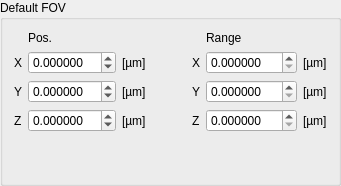
                 <widget class="QGroupBox" name="groupBox_24">
                  <property name="title">
                   <string>Default FOV</string>
                  </property>
                  <layout class="QGridLayout" name="gridLayout_52">
                   <item row="0" column="0">
                    <layout class="QGridLayout" name="gridLayout_33">
                     <item row="1" column="5">
                      <widget class="sciSpinBox" name="spinBox_default_range_x">
                       <property name="decimals">
                        <number>6</number>
                       </property>
                       <property name="maximum">
                        <double>300.000000000000000</double>
                       </property>
                      </widget>
                     </item>
                     <item row="0" column="1">
                      <widget class="QLabel" name="label_58">
                       <property name="text">
                        <string>Pos.</string>
                       </property>
                      </widget>
                     </item>
                     <item row="3" column="5">
                      <widget class="sciSpinBox" name="spinBox_default_range_z">
                       <property name="decimals">
                        <number>6</number>
                       </property>
                       <property name="maximum">
                        <double>300.000000000000000</double>
                       </property>
                      </widget>
                     </item>
                     <item row="2" column="6">
                      <widget class="QLabel" name="label_50">
                       <property name="text">
                        <string>[µm]</string>
                       </property>
                      </widget>
                     </item>
                     <item row="0" column="5">
                      <widget class="QLabel" name="label_59">
                       <property name="text">
                        <string>Range</string>
                       </property>
                      </widget>
                     </item>
                     <item row="3" column="2">
                      <widget class="QLabel" name="label_56">
                       <property name="text">
                        <string>[µm]</string>
                       </property>
                      </widget>
                     </item>
                     <item row="3" column="1">
                      <widget class="sciSpinBox" name="spinBox_default_off_z_um">
                       <property name="decimals">
                        <number>6</number>
                       </property>
                       <property name="minimum">
                        <double>-99.000000000000000</double>
                       </property>
                      </widget>
                     </item>
                     <item row="3" column="0">
                      <widget class="QLabel" name="label_55">
                       <property name="text">
                        <string>Z</string>
                       </property>
                      </widget>
                     </item>
                     <item row="1" column="0">
                      <widget class="QLabel" name="label_57">
                       <property name="text">
                        <string>X</string>
                       </property>
                      </widget>
                     </item>
                     <item row="1" column="4">
                      <widget class="QLabel" name="label_46">
                       <property name="text">
                        <string>X</string>
                       </property>
                      </widget>
                     </item>
                     <item row="3" column="4">
                      <widget class="QLabel" name="label_48">
                       <property name="text">
                        <string>Z</string>
                       </property>
                      </widget>
                     </item>
                     <item row="1" column="6">
                      <widget class="QLabel" name="label_49">
                       <property name="text">
                        <string>[µm]</string>
                       </property>
                      </widget>
                     </item>
                     <item row="1" column="3">
                      <spacer name="horizontalSpacer_9">
                       <property name="orientation">
                        <enum>Qt::Orientation::Horizontal</enum>
                       </property>
                       <property name="sizeHint" stdset="0">
                        <size>
                         <width>40</width>
                         <height>20</height>
                        </size>
                       </property>
                      </spacer>
                     </item>
                     <item row="2" column="0">
                      <widget class="QLabel" name="label_53">
                       <property name="text">
                        <string>Y</string>
                       </property>
                      </widget>
                     </item>
                     <item row="2" column="2">
                      <widget class="QLabel" name="label_54">
                       <property name="text">
                        <string>[µm]</string>
                       </property>
                      </widget>
                     </item>
                     <item row="3" column="6">
                      <widget class="QLabel" name="label_51">
                       <property name="text">
                        <string>[µm]</string>
                       </property>
                      </widget>
                     </item>
                     <item row="2" column="4">
                      <widget class="QLabel" name="label_47">
                       <property name="text">
                        <string>Y</string>
                       </property>
                      </widget>
                     </item>
                     <item row="2" column="1">
                      <widget class="sciSpinBox" name="spinBox_default_off_y_um">
                       <property name="decimals">
                        <number>6</number>
                       </property>
                       <property name="minimum">
                        <double>-99.000000000000000</double>
                       </property>
                      </widget>
                     </item>
                     <item row="1" column="2">
                      <widget class="QLabel" name="label_52">
                       <property name="text">
                        <string>[µm]</string>
                       </property>
                      </widget>
                     </item>
                     <item row="2" column="5">
                      <widget class="sciSpinBox" name="spinBox_default_range_y">
                       <property name="decimals">
                        <number>6</number>
                       </property>
                       <property name="maximum">
                        <double>300.000000000000000</double>
                       </property>
                      </widget>
                     </item>
                     <item row="1" column="1">
                      <widget class="sciSpinBox" name="spinBox_default_off_x_um">
                       <property name="decimals">
                        <number>6</number>
                       </property>
                       <property name="minimum">
                        <double>-99.000000000000000</double>
                       </property>
                      </widget>
                     </item>
                     <item row="4" column="2">
                      <spacer name="verticalSpacer_7">
                       <property name="orientation">
                        <enum>Qt::Orientation::Vertical</enum>
                       </property>
                       <property name="sizeHint" stdset="0">
                        <size>
                         <width>20</width>
                         <height>40</height>
                        </size>
                       </property>
                      </spacer>
                     </item>
                    </layout>
                   </item>
                  </layout>
                 </widget>
